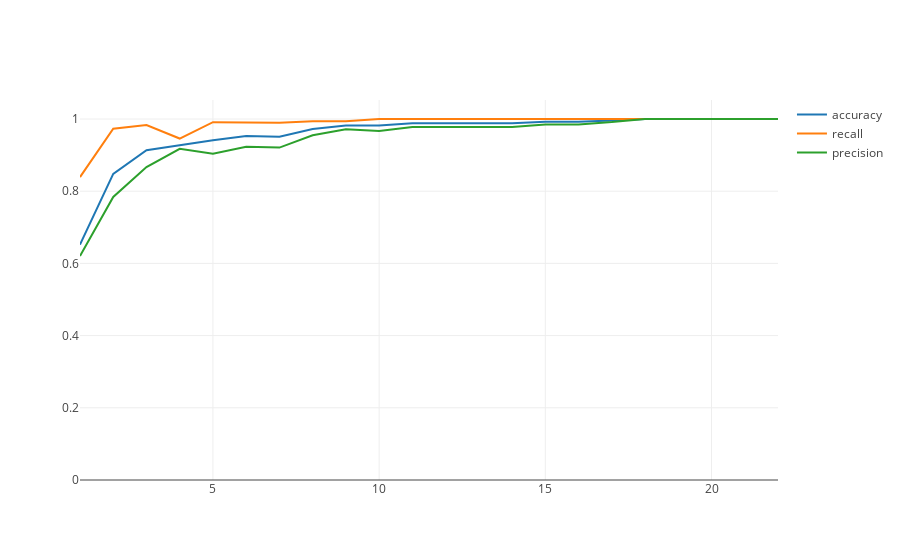

The code cell stored with this chart in its notebook:
### Markdown cell above
### Support Vector Machines

Usage: https://scikit-learn.org/stable/modules/generated/sklearn.svm.SVC.html#sklearn.svm.SVC

The SVM algorithm calcutales a hyperplane based on features to separate the different classes.

### Code cell
from sklearn import svm

clf_svm = svm.SVC(gamma='scale')
iplot(test_different_features(22, clf_svm, X, y), filename='Support Vector Machines metrics')

### Figure 1 — Plotly figure (JSON) as saved in the notebook; plotly's stock layout.template omitted (floating-point values rounded to 4 significant figures)
{"data": [{"name": "accuracy", "type": "scatter", "uid": "08a4ce5c-12b1-4e42-8d85-d9c1c8f9786a", "x": [1, 2, 3, 4, 5, 6, 7, 8, 9, 10, 11, 12, 13, 14, 15, 16, 17, 18, 19, 20, 21, 22], "y": [0.652, 0.8478, 0.9135, 0.928, 0.9411, 0.953, 0.9508, 0.9724, 0.9817, 0.9821, 0.9884, 0.9884, 0.9884, 0.9884, 0.9922, 0.9922, 0.9955, 1, 1, 1, 1, 1]}, {"name": "recall", "type": "scatter", "uid": "13f01246-dae2-4631-b22a-aa4fa1a41834", "x": [1, 2, 3, 4, 5, 6, 7, 8, 9, 10, 11, 12, 13, 14, 15, 16, 17, 18, 19, 20, 21, 22], "y": [0.839, 0.9733, 0.9834, 0.9458, 0.9913, 0.9913, 0.9899, 0.9935, 0.9935, 1, 1, 1, 1, 1, 1, 1, 1, 1, 1, 1, 1, 1]}, {"name": "precision", "type": "scatter", "uid": "4145bd5e-d5ba-420b-9082-a43a5e60a7cc", "x": [1, 2, 3, 4, 5, 6, 7, 8, 9, 10, 11, 12, 13, 14, 15, 16, 17, 18, 19, 20, 21, 22], "y": [0.6207, 0.7842, 0.867, 0.9174, 0.9039, 0.9233, 0.9208, 0.9549, 0.9718, 0.9665, 0.9781, 0.9781, 0.9781, 0.9781, 0.9851, 0.9851, 0.9914, 1, 1, 1, 1, 1]}], "layout": {"yaxis": {"autorange": true, "rangemode": "tozero"}}}
